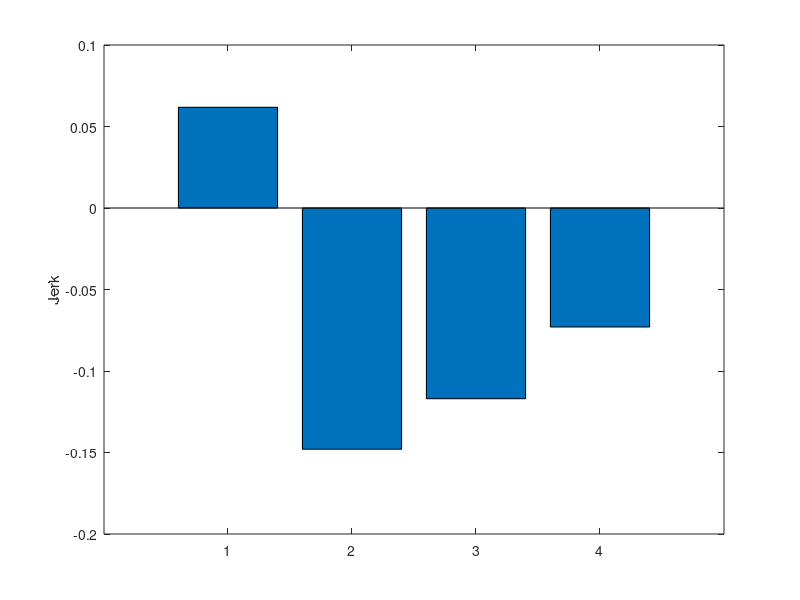

Recreate this plot in MATLAB.
timeFromNASA = 0:10:60;
heightFromNASA = [2.2 293 1300 3085 5500 8428 11796];

plot(timeFromNASA,heightFromNASA,"o-")
title("Shuttle Altitude")
xlabel("Time (s)")
ylabel("altitude (m)")

% The time between successive points in timeFromNASA is 10 seconds. Store this value in a variable dt.
dt = 10;

% Compute the difference between each successive point in heightFromNASA and store the result in an array dh.
dh = diff(heightFromNASA);

% Find the average velocity of the space shuttle by dividing dh by dt. Store this in an array called v.
v = dh / dt;

% Create a bar graph of the velocity values. Use ylabel to label the y-axis "Velocity".
bar(v)
ylabel("Velocity");

% Compute the difference in velocity between each successive element in array v and store the result in an array dv.
dv = diff(v);

% Calculate the average acceleration of the shuttle by dividing dv by dt and store this result in an array a.
a = dv/dt;

% Create a bar graph of the acceleration values and label the y-axis "Acceleration".
bar(a);
ylabel("Acceleration");

% Compute the change in acceleration, da.
da = diff(a);

% Compute the average jerk, J.
J = da/dt;

% Create a bar graph displaying the jerk values. Add the label "Jerk" to the y-axis.
bar(J);
ylabel("Jerk");


